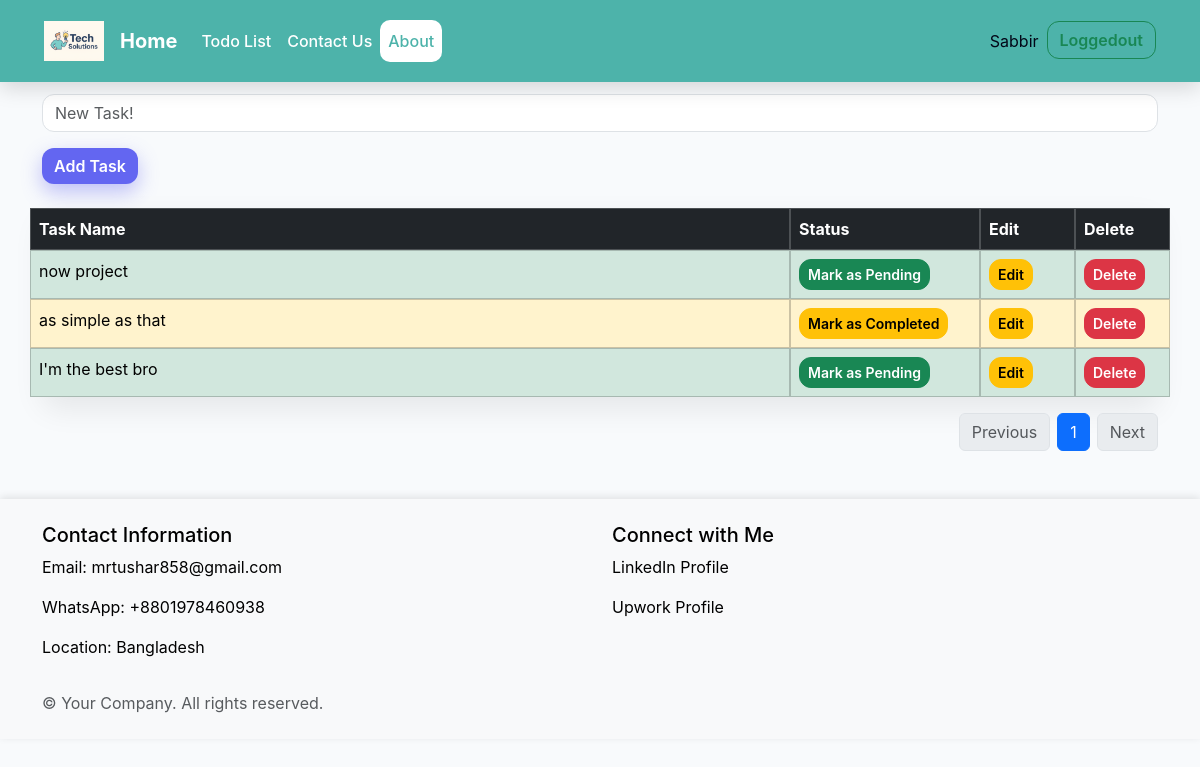
Before: /todolist/ (signed in) with the older database file.
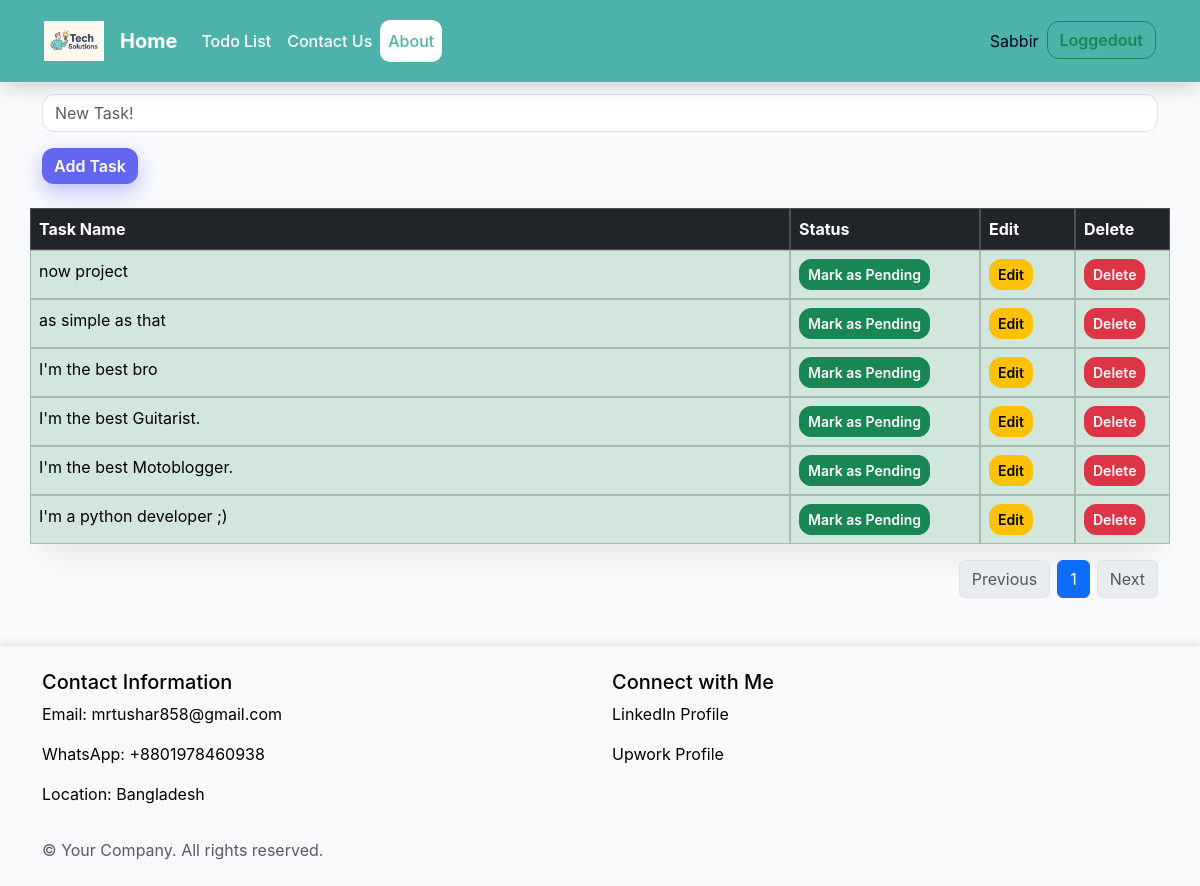
After: the same page with the newer database file.
### Todolist/models.py (models this page shows, shortened)
class Task(models.Model):
    owner = models.ForeignKey(User, on_delete=models.CASCADE, default=None)
    task = models.CharField(max_length=200)
    is_completed = models.BooleanField(default=False)

### Todolist/views.py (the view, shortened to what this page needs)
# urls.py: path('', include("Todolist.urls")),
@login_required
def Todolist(request):
    all_tasks = Task.objects.filter(owner=request.user)
    paginator = Paginator(all_tasks, 10)
    page = request.GET.get('page')
    all_tasks = paginator.get_page(page)
    context = {
        'page': 'Todolist page',
        'all_tasks': all_tasks
    }
    return render(request, "Todolist.html", context)

### Todolist/templates/Todolist.html (shortened to what this page needs)
{% extends "base.html" %}
{% block content %}
<div class="container">
    <br>
    <form method="POST">
        <div class="mb-3">
            <input type="text" class="form-control" name="task" placeholder="New Task!">
        </div>
        <button type="submit" class="btn btn-primary">Add Task</button>
    </form>
    <br>
    <table class="table table-bordered">
        <thead class="table-dark">
            <tr class="row">
                <th class="col-8" scope="col">Task Name</th>
                <th class="col-2" scope="col">Status</th>
                <th class="col-1" scope="col">Edit</th>
                <th class="col-1" scope="col">Delete</th>
            </tr>
        </thead>
        <tbody>
            {% for task in all_tasks %}
            {%if task.is_completed %}
            <tr class="table-success row">
                <td class="col-8">{{task.task}}</td>
                <td class="col-2"><a href="{% url 'pending_task' task.id %}" class="btn btn-success btn-sm">Mark as
                        Pending</a></td>
                <td class="col-1"><a href="{% url 'edit_task' task.id %}" class="btn btn-warning btn-sm">Edit</a></td>
                <td class="col-1"><a href="{% url 'delete_task' task.id %}" class="btn btn-danger btn-sm">Delete</a>
                </td>
            </tr>
            {%else%}
            <tr class="table-warning row">
                <td class="col-8">{{task.task}}</td>
                <td class="col-2"><a href="{% url 'complete_task' task.id %}" class="btn btn-warning btn-sm">Mark as
                        Completed</a></td>
                <td class="col-1"><a href="{% url 'edit_task' task.id %}" class="btn btn-warning btn-sm">Edit</a></td>
                <td class="col-1"><a href="{% url 'delete_task' task.id %}" class="btn btn-danger btn-sm">Delete</a>
                </td>
            </tr>
            {% endif %}
            {% endfor %}
        </tbody>
    </table>
    <nav aria-label="Page navigation">
        <ul class="pagination justify-content-end gap-2">
            {% if all_tasks.has_previous %}
            <li class="page-item">
                <a class="page-link rounded" href="?page={{ all_tasks.previous_page_number }}">Previous</a>
            </li>
            {% else %}
            <li class="page-item disabled">
                <span class="page-link rounded">Previous</span>
            </li>
            {% endif %}
            {% for num in all_tasks.paginator.page_range %}
            {% if num == all_tasks.number %}
            <li class="page-item active">
                <span class="page-link rounded">{{ num }}</span>
            </li>
            {% else %}
            <li class="page-item">
                <a class="page-link rounded" href="?page={{ num }}">{{ num }}</a>
            </li>
            {% endif %}
            {% endfor %}
            {% if all_tasks.has_next %}
            <li class="page-item">
                <a class="page-link rounded" href="?page={{ all_tasks.next_page_number }}">Next</a>
            </li>
            {% else %}
            <li class="page-item disabled">
                <span class="page-link rounded">Next</span>
            </li>
            {% endif %}
        </ul>
    </nav>
</div>
{% endblock content %}

### templates/base.html (shortened to what this page needs)
{% load static %}
<!doctype html>
<html lang="en">
<head>
    <link href="https://cdn.jsdelivr.net/npm/bootstrap@5.3.8/dist/css/bootstrap.min.css" rel="stylesheet"
>
    <nav class="navbar navbar-expand-lg bg-body-tertiary" data-bs-theme="dark">
        <div class="container-fluid">
            <a class="navbar-brand" href="{% url 'home'%}"><img src="{% static 'img/cool staf.png' %}" alt="Home" width="60" height="40"></a>
            <a class="navbar-brand" href="{% url 'home'%}">Home</a>
            <div class="collapse navbar-collapse" id="navbarSupportedContent">
                <ul class="navbar-nav me-auto mb-2 mb-lg-0">
                    <li class="nav-item">
                        <a class="nav-link" href="{% url 'todolist'%}">Todo List</a>
                    </li>
                    <li class="nav-item">
                        <a class="nav-link" href="{% url 'contact'%}">Contact Us</a>
                    </li>
                    <li class="nav-item">
                        <a class="nav-link active" aria-current="page" href="{% url 'about'%}">About</a>
                    </li>
                </ul>
            </div>
            {% if user.is_authenticated %}
                <div class="d-flex">
                    <div class="p-2">
                    {{ user.username }}
                    </div>
                    <a href="{% url 'manual_logout' %}">
                        <button class="btn btn-outline-success" type="submit">Loggedout</button>
                     </a>
                </div>
            {% endif %}
        </div>
    </nav>
    <link rel="stylesheet" href="{% static 'css/style.css' %}">
</head>
<body>
    {% block content %}{% endblock content %}
    <div>
    <footer class="bg-light text-center text-lg-start mt-5 py-4">
        <div class="container">
            <div class="row">
                <div class="col-lg-6 mb-3 mb-lg-0">
                    <h5>Contact Information</h5>
                    <p>Email: <a href="mailto:mrtushar858@gmail.com">mrtushar858@gmail.com</a></p>
                    <p>WhatsApp: +8801978460938</p>
                    <p>Location: Bangladesh</p>
                </div>
                <div class="col-lg-6 mb-3 mb-lg-0">
                    <h5>Connect with Me</h5>
                    <p><a href="https://www.linkedin.com/in/mr-tushar-4014131b2/" target="_blank">LinkedIn Profile</a></p>
                    <p><a href="https://www.upwork.com/freelancers/~0139bb5e1a19c2490f?mp_source=share" target="_blank">Upwork Profile</a></p>
                </div>
            </div>
            <div class="text-muted mt-3">
                &copy; {{ now|date:"Y" }} Your Company. All rights reserved.
            </div>
        </div>
    </footer>
</div>
</body>
</html>

### static/css/style.css (style rules this page uses)
:root { --primary: #6366f1; --secondary: #22c55e; --dark: #020617; --muted: #64748b; --bg: #f8fafc; --card: #ffffff; --navbar-color: #4db3aa; }
body { background-color: var(--bg); font-family: "Inter", system-ui, sans-serif; color: var(--dark); padding-top: 70px; }
.navbar { background: var(--navbar-color) !important; position: fixed; top: 0; left: 0; width: 100%; z-index: 999; padding: 1rem 2rem; box-shadow: 0 6px 20px rgba(0,0,0,0.15); }
.navbar-brand { font-weight: 700; color: #ffffff !important; }
.navbar-nav .nav-link { color: #ffffff !important; font-weight: 500; padding: 0.55rem 1rem; border-radius: 10px; transition: 0.3s ease; }
.navbar-nav .nav-link.active { background: #ffffff; color: var(--navbar-color) !important; }
.card, .table { background: var(--card); border-radius: 14px; box-shadow: 0 12px 30px rgba(0,0,0,0.08); border: none; }
input, textarea { border-radius: 12px !important; padding: 12px 14px; }
.btn { border-radius: 12px; font-weight: 600; transition: 0.3s ease; }
.btn-primary { background: var(--primary); border: none; box-shadow: 0 8px 20px rgba(99,102,241,0.4); }
.table thead { background: var(--card); color: var(--dark); }
.table tbody tr { transition: background 0.3s; }
footer { background-color: var(--dark); color: #000000; padding: 2rem 0; box-shadow: 0 -2px 8px rgba(0,0,0,0.1); }
footer a { color: #000000; text-decoration: none; }
.container, .card, .table { animation: fadeUp 0.5s ease both; }

Changed rows visible on the page:
changed Task "as simple as that": is_completed "Mark as Completed" → "Mark as Pending"
added Task: task "I'm the best Guitarist."
added Task: task "I'm the best Motoblogger."
added Task: task "I'm a python developer ;)"
